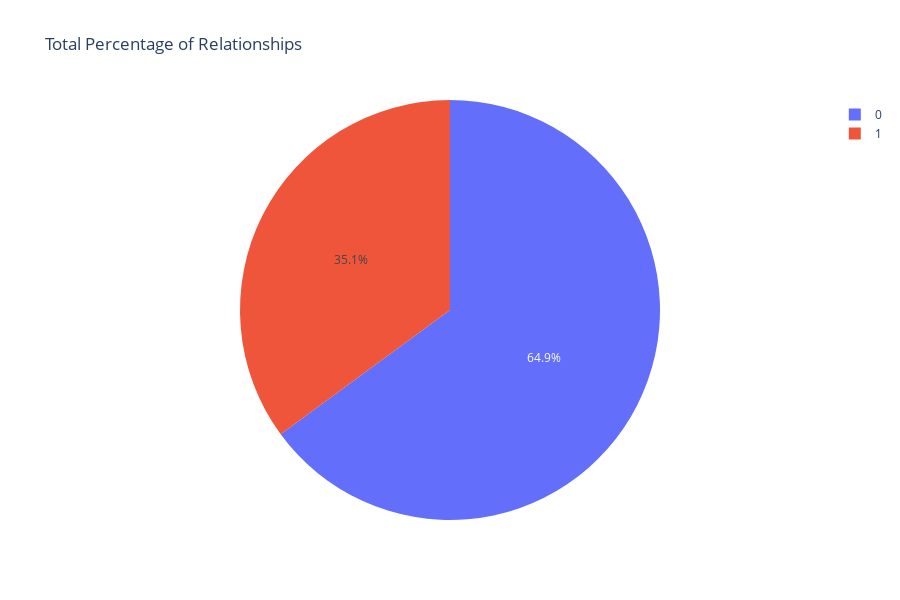

Write notebook code for a chart like this one.
### Code cell
px.pie(, names='relationship', title='Total Percentage of Relationships', template='plotly_white', height=600)tinder.relationship

### Figure 1 — Plotly figure (JSON) as saved in the notebook; plotly's stock layout.template omitted (floating-point values rounded to 4 significant figures; data arrays with more than 128 entries replaced by an {"elided": "..."} marker saying what was removed)
{"data": [{"domain": {"x": [0, 1], "y": [0, 1]}, "hovertemplate": "relationship=%{label}<extra></extra>", "labels": {"elided": "1896 int values"}, "legendgroup": "", "name": "", "showlegend": true, "type": "pie"}], "layout": {"height": 600, "legend": {"tracegroupgap": 0}, "title": {"text": "Total Percentage of Relationships"}}}
